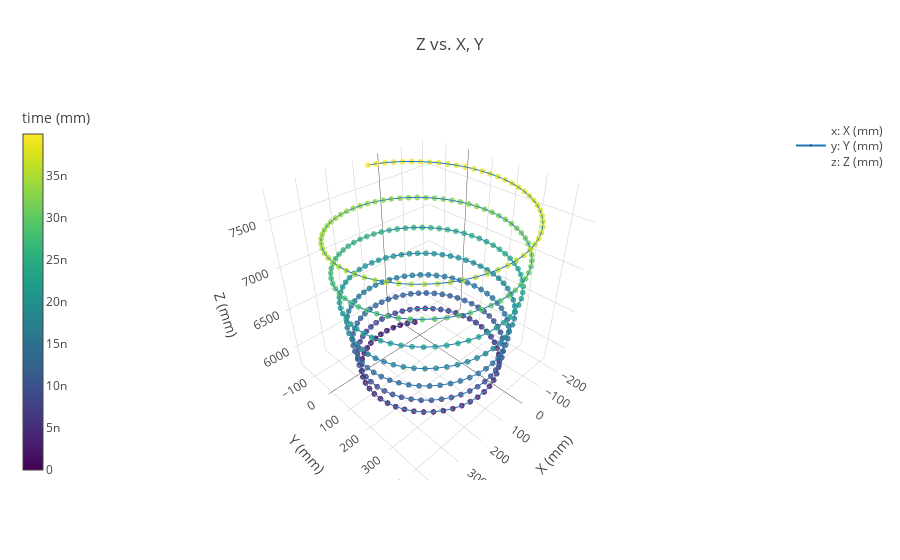

Notebook code cell kept with this figure:
### Code cell
df = df_small
scatter3d(df.X,df.Y,df.Z,scale_list=[df.time],mode_list=['markers+lines'],units_list=[('mm','mm','mm')],inline=True)

### Figure 1 — Plotly figure (JSON) as saved in the notebook; plotly's stock layout.template omitted (floating-point values rounded to 4 significant figures; data arrays with more than 128 entries replaced by an {"elided": "..."} marker saying what was removed)
{"data": [{"marker": {"cauto": false, "cmax": 3.991e-08, "cmin": 0, "color": {"elided": "400 float values"}, "colorbar": {"thickness": 20, "title": "time (mm)", "x": -0.1, "y": 0.5}, "colorscale": "Viridis", "opacity": 0.8, "reversescale": false, "showscale": true, "size": 2}, "mode": "markers+lines", "name": "<br>x: X (mm)<br>y: Y (mm)<br>z: Z (mm)<br>", "type": "scatter3d", "uid": "2b4c1028-cac2-49ea-a996-42daf29243ea", "x": {"elided": "400 float values"}, "y": {"elided": "400 float values"}, "z": {"elided": "400 float values"}}], "layout": {"scene": {"aspectmode": "manual", "aspectratio": {"x": 0.9905, "y": 1, "z": 1}, "xaxis": {"title": "X (mm)"}, "yaxis": {"title": "Y (mm)"}, "zaxis": {"title": "Z (mm)"}}, "showlegend": true, "title": "Z vs. X, Y"}}
